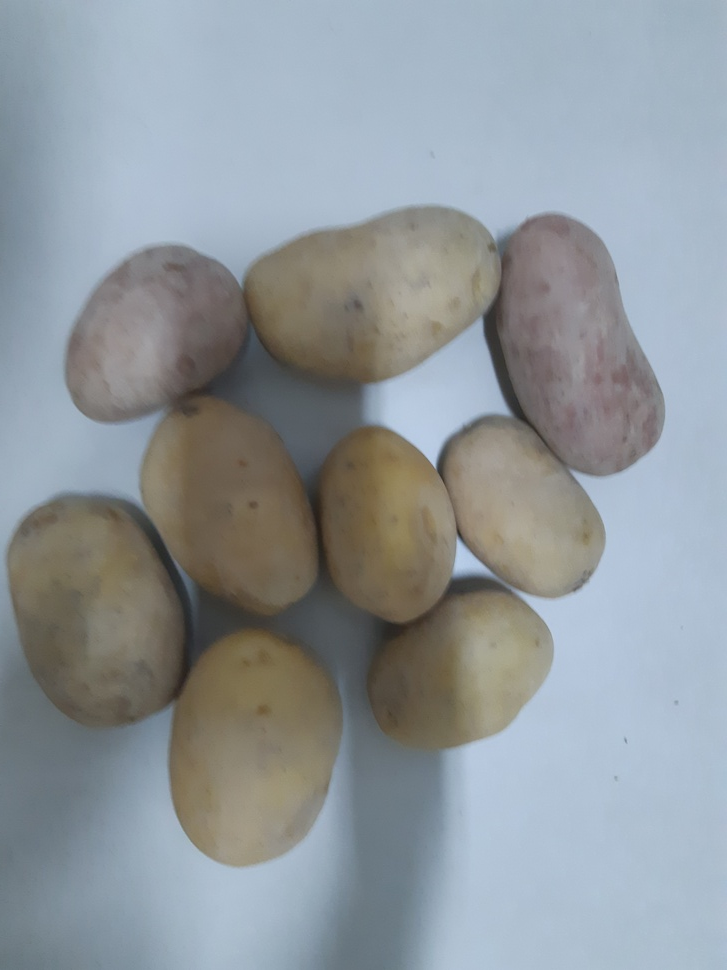
#> input picture Roteiros de Estudo Orientado - REOs/REO 02/AULA_08/batata.jpg, 727 x 970 px, shrunk from 3456 x 4608 before the run
$ python aula_08_ex_04.py   (older library calls are emulated)
#> lines starting #> are read from the running program, lines starting #| are printed output that depends on the picture; after the words box and inside, x2 and y2 are one past the last pixel; in counts of white or black regions, pixels touching at a corner belong together
########################################################################################################################
# Lavras - MG
# 02/08/2020
# Universidade Federal de Lavras - UFLA
# Departamento de Biologia
# Programa de Pós Graduação em Genética e Melhoramento de Plantas
# Disciplina: Visão Computacional No Melhoramento de Plantas
# Docente: Vinícius Quintão Carneiro
# E-mail: vinicius.carneiro@ufla.br
# GITHUB: vqcarneiro - https://github.com/VQCarneiro
########################################################################################################################
# PROCEDIMENTO: Segmentação Watershed
# Adaptado de: https://www.pyimagesearch.com/2015/11/02/watershed-opencv/
# http://www.cmm.mines-paristech.fr/~beucher/wtshed.html
########################################################################################################################
from skimage.feature import peak_local_max
from skimage.segmentation import watershed
import numpy as np
import cv2
from matplotlib import pyplot as plt
from scipy import ndimage
########################################################################################################################
#img_bgr = cv2.imread('vermelho.jpeg')
img_bgr = cv2.imread('batata.jpg')
#> img_bgr is the input picture: shape (970, 727, 3); mean B, G, R 156, 151.2, 144
img_ycrcb = cv2.cvtColor(img_bgr,cv2.COLOR_BGR2YCR_CB)
#> img_ycrcb: shape (970, 727, 3); mean of channels 0, 1, 2 149.6, 124, 131.7
img_rgb = cv2.cvtColor(img_bgr,cv2.COLOR_BGR2RGB)
y,cr,cb = cv2.split(img_ycrcb)
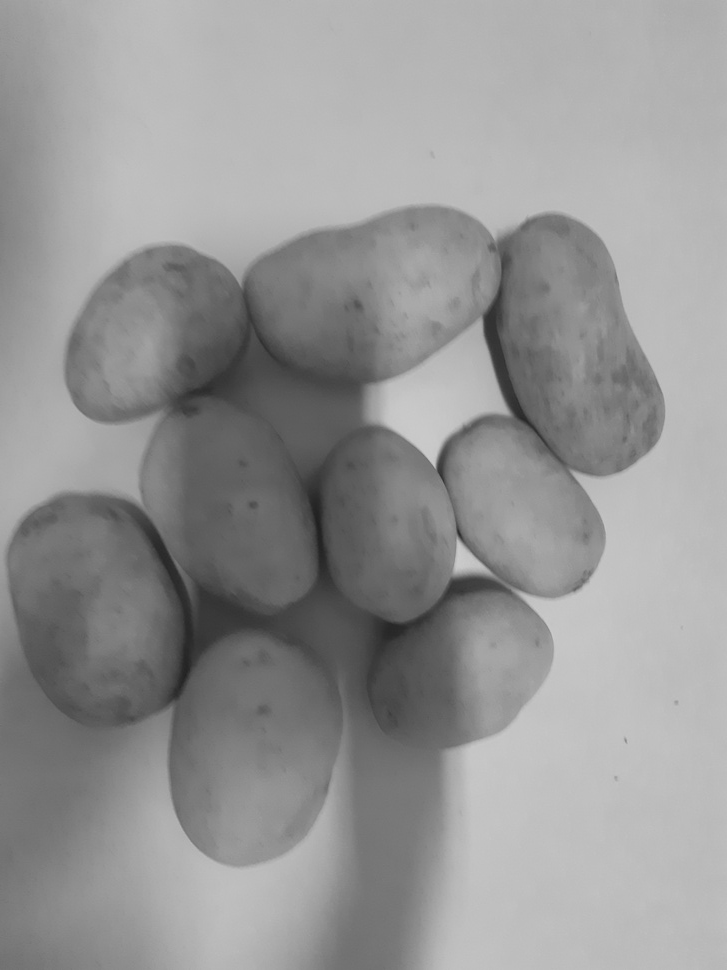
#> y: shape (970, 727); min 31, max 205, mean 149.6
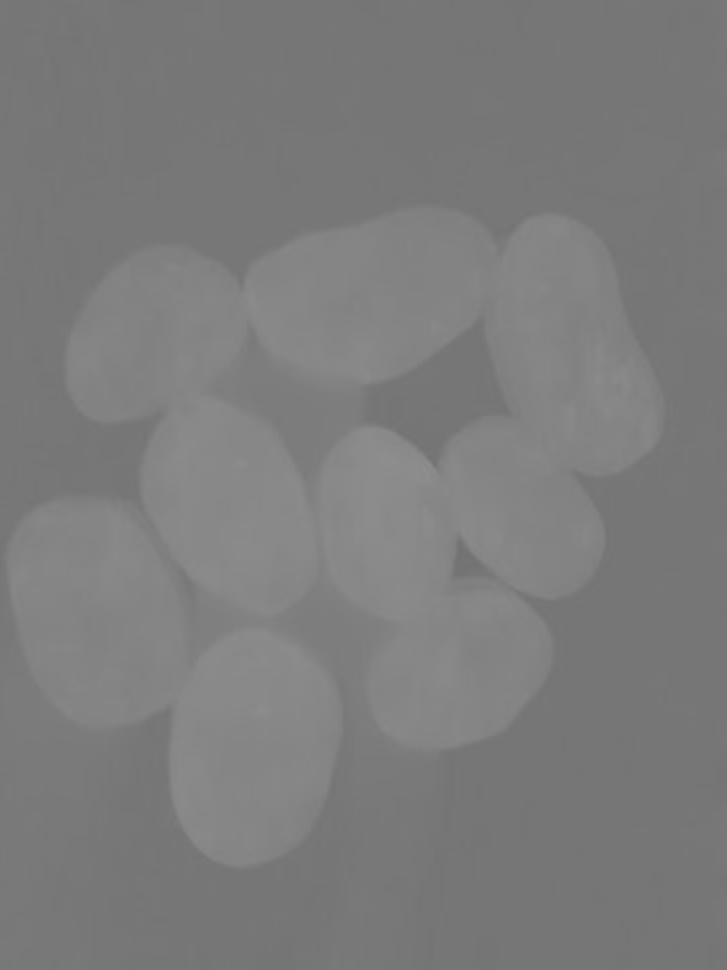
#> cr: shape (970, 727); min 114, max 143, mean 124
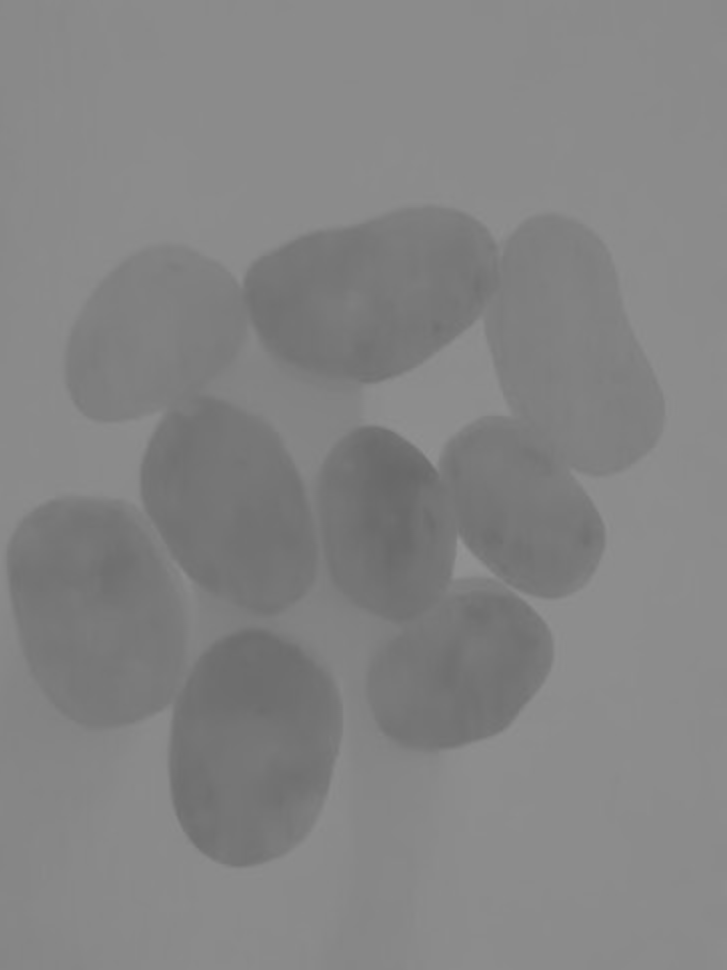
#> cb: shape (970, 727); min 104, max 148, mean 131.7

limiar, mascara = cv2.threshold(cr,0,255,cv2.THRESH_BINARY+cv2.THRESH_OTSU)
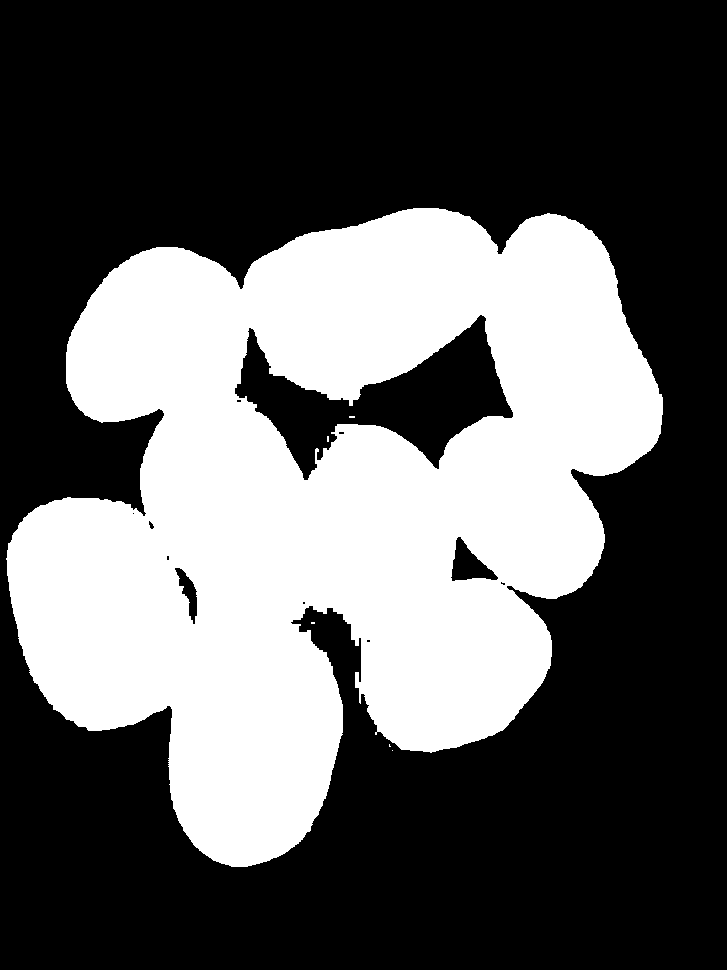
#> mascara: shape (970, 727); 36.8% white; 6 white regions (5 under 20 px), largest, box (x1, y1, x2, y2) and area: (6, 208, 663, 867) 259691
#> limiar = 125

########################################################################################################################
img_dist = ndimage.distance_transform_edt(mascara) # https://docs.scipy.org/doc/scipy/reference/generated/scipy.ndimage.distance_transform_edt.html
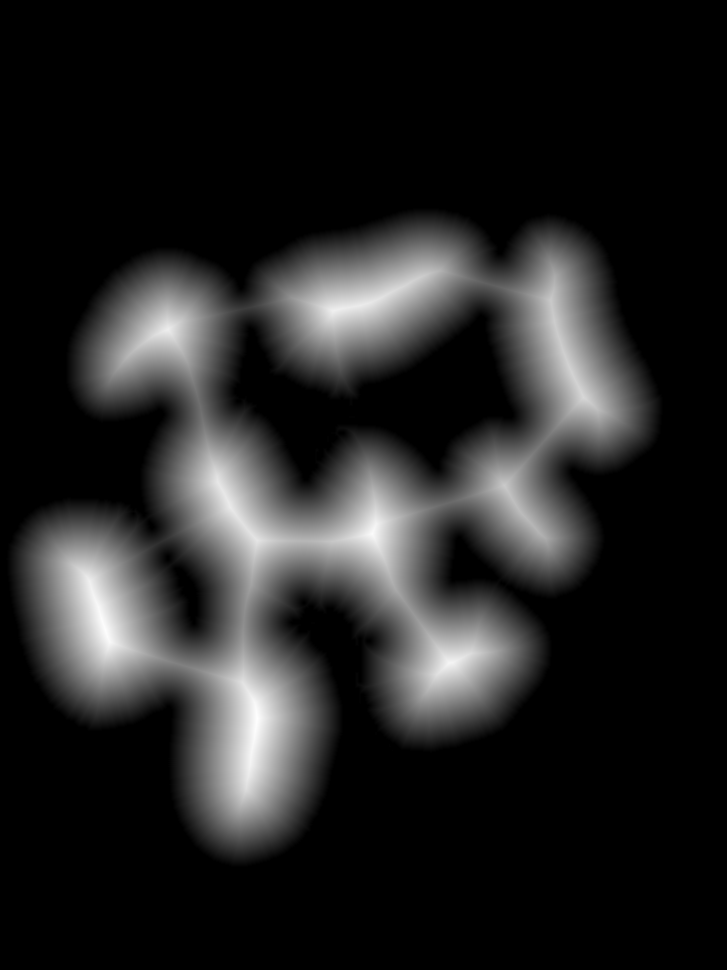
#> img_dist: shape (970, 727) float64; min 0, max 85.62, mean 11.9; drawn with min black and max white
# ndimage.distance_transform_edt: Calcula a distância euclidiana até o zero
# mais próximo (ou seja, pixel de fundo)para cada um dos pixels de primeiro plano.

max_local = peak_local_max(img_dist, indices=False, min_distance=300,
	labels=mascara)
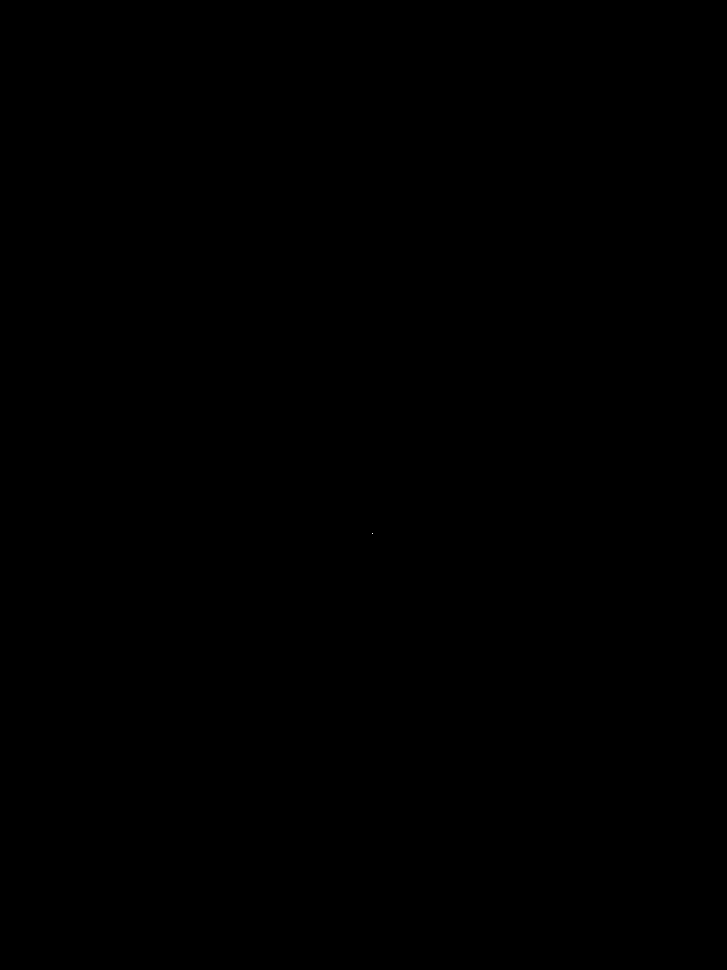
#> max_local: shape (970, 727) bool; 0% white in thin lines or dots, all inside (x1, y1, x2, y2) = (372, 533, 373, 534)
# peak_local_max: retorna uma matriz booleana com os picos da imagem
# baseados nas distâncias
# min_distance: Número mínimo de pixels que separam os picos
# https://scikit-image.org/docs/stable/api/skimage.feature.html#skimage.feature.peak_local_max
print('-'*50)
print('Número de Picos')
print(np.unique(max_local,return_counts=True))
#| (array([False,  True]), array([705189,      1]))
print('-'*50)

marcadores,n_marcadores = ndimage.label(max_local, structure=np.ones((3, 3)))
#> n_marcadores = 1
# Realiza marcação dos picos
# https://docs.scipy.org/doc/scipy/reference/generated/scipy.ndimage.label.html
# https://en.wikipedia.org/wiki/Connected-component_labeling
print('Análise de conectividade - Marcadores')
print(np.unique(marcadores,return_counts=True))
#| (array([0, 1], dtype=int32), array([705189,      1]))
print('-'*50)

img_ws = watershed(-img_dist, marcadores, mask=mascara)
#> img_ws: shape (970, 727) int32; values 0 (black) and 1 (white), 36.8% white; 1 white region, box (x1, y1, x2, y2) and area: (6, 208, 663, 867) 259685
# https://scikit-image.org/docs/dev/api/skimage.segmentation.html#skimage.segmentation.watershed
# https://en.wikipedia.org/wiki/Watershed_(image_processing)
# https://scikit-image.org/docs/dev/auto_examples/segmentation/plot_watershed.html

print('Imagem Segmentada - Watershed')
print(np.unique(img_ws,return_counts=True))
#| (array([0, 1], dtype=int32), array([445505, 259685]))
print("Número de Batatas: ", len(np.unique(img_ws)) - 1)
#| Número de Batatas:  1
print('-'*50)

img_final = np.copy(img_rgb)
img_final[img_ws != 3] = [0,0,0] # Acessando a batata 3
#> img_final: shape (970, 727, 3); every value is 0
########################################################################################################################
plt.figure('Watershed')
plt.subplot(2,3,1)
plt.imshow(img_rgb)
plt.xticks([])
plt.yticks([])
plt.title('ORIGINAL')

plt.subplot(2,3,2)
plt.imshow(cr,cmap='gray')
plt.xticks([])
plt.yticks([])
plt.title('Cr')

plt.subplot(2,3,3)
plt.imshow(mascara,cmap='gray')
plt.xticks([])
plt.yticks([])
plt.title('Mascara')

plt.subplot(2,3,4)
plt.imshow(img_dist,cmap='jet')
plt.xticks([])
plt.yticks([])
plt.title('Distância')

plt.subplot(2,3,5)
plt.imshow(img_ws,cmap='jet')
plt.xticks([])
plt.yticks([])
plt.title('Batatas')

plt.subplot(2,3,6)
plt.imshow(img_final)
plt.xticks([])
plt.yticks([])
plt.title('SELEÇÃO')

plt.show()

$ run again, with Roteiros de Estudo Orientado - REOs/REO 02/AULA_08/feijao.jpg copied over Roteiros de Estudo Orientado - REOs/REO 02/AULA_08/batata.jpg
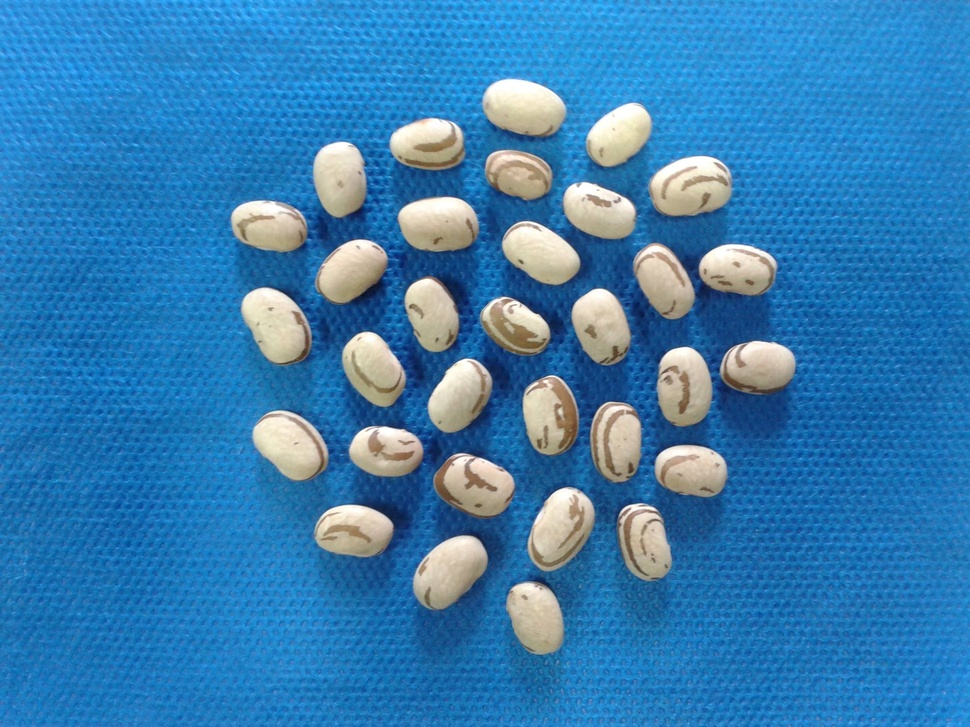
#> input picture Roteiros de Estudo Orientado - REOs/REO 02/AULA_08/feijao.jpg, 970 x 727 px, shrunk from 2048 x 1536 before the run
#> img_bgr is the input picture: shape (727, 970, 3); mean B, G, R 178.7, 126.2, 55.7
#> img_ycrcb: shape (727, 970, 3); mean of channels 0, 1, 2 111.1, 88.5, 166.1
#> `limiar, mascara = cv2.threshold(cr,0,255,cv2.THRESH_BINARY+cv2.THRESH_..`:
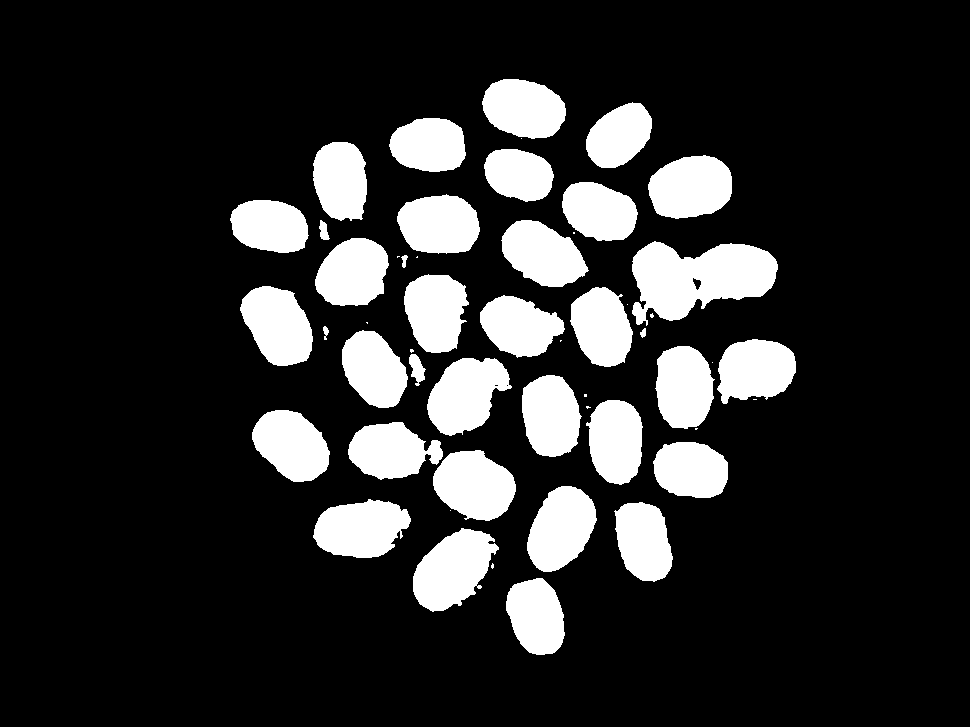
#> mascara: shape (727, 970); 17.3% white; 52 white regions (16 under 20 px), largest, box (x1, y1, x2, y2) and area: (632, 241, 778, 326) 7935, (413, 528, 499, 612) 4614, (427, 358, 512, 436) 4382
#> limiar = 105
#> max_local: shape (727, 970) bool; 0% white in thin lines or dots, all inside (x1, y1, x2, y2) = (460, 401, 461, 402)
#| (array([False,  True]), array([705189,      1]))
#> n_marcadores = 1
#| (array([0, 1], dtype=int32), array([705189,      1]))
#> `img_ws = watershed(-img_dist, marcadores, mask=mascara)`:
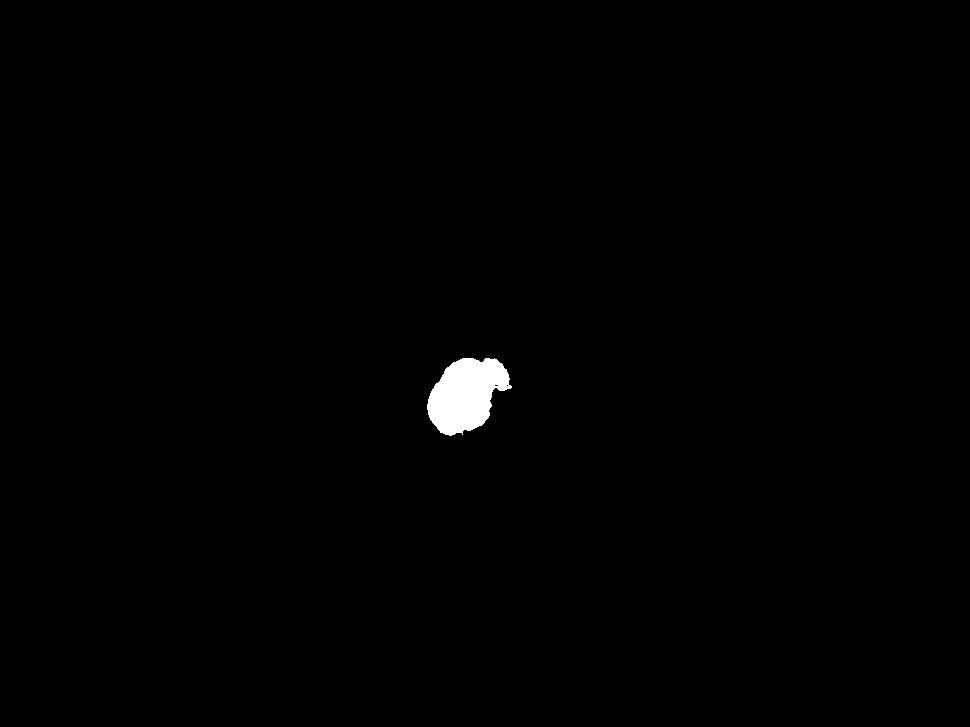
#> img_ws: shape (727, 970) int32; values 0 (black) and 1 (white), 0.62% white; 1 white region, box (x1, y1, x2, y2) and area: (427, 358, 512, 436) 4382
#| (array([0, 1], dtype=int32), array([700808,   4382]))
#| Número de Batatas:  1
#> img_final: shape (727, 970, 3); every value is 0

$ run again, with Roteiros de Estudo Orientado - REOs/REO 02/AULA_08/s2.png saved as Roteiros de Estudo Orientado - REOs/REO 02/AULA_08/batata.jpg
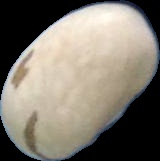
#> input picture Roteiros de Estudo Orientado - REOs/REO 02/AULA_08/s2.png, 160 x 161 px
#> img_bgr is the input picture: shape (161, 160, 3); mean B, G, R 110.5, 121.4, 128.2
#> img_ycrcb: shape (161, 160, 3); mean of channels 0, 1, 2 122.2, 132.3, 121.4
#> `limiar, mascara = cv2.threshold(cr,0,255,cv2.THRESH_BINARY+cv2.THRESH_..`:
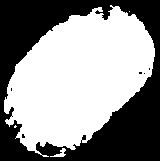
#> mascara: shape (161, 160); 56.5% white; 6 black regions (5 under 20 px), largest, box (x1, y1, x2, y2) and area: (0, 0, 160, 161) 11191
#> limiar = 131
#> `img_dist = ndimage.distance_transform_edt(mascara)`:
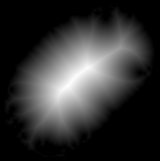
#> img_dist: shape (161, 160) float64; min 0, max 51.62, mean 10.4; drawn with min black and max white
#> max_local: shape (161, 160) bool; every value is 0
#| (array([False]), array([25760]))
#> marcadores: shape (161, 160) int32; every value is 0
#> n_marcadores = 0
#| (array([0], dtype=int32), array([25760]))
#| (array([0], dtype=int32), array([25760]))
#| Número de Batatas:  0
#> img_final: shape (161, 160, 3); every value is 0
